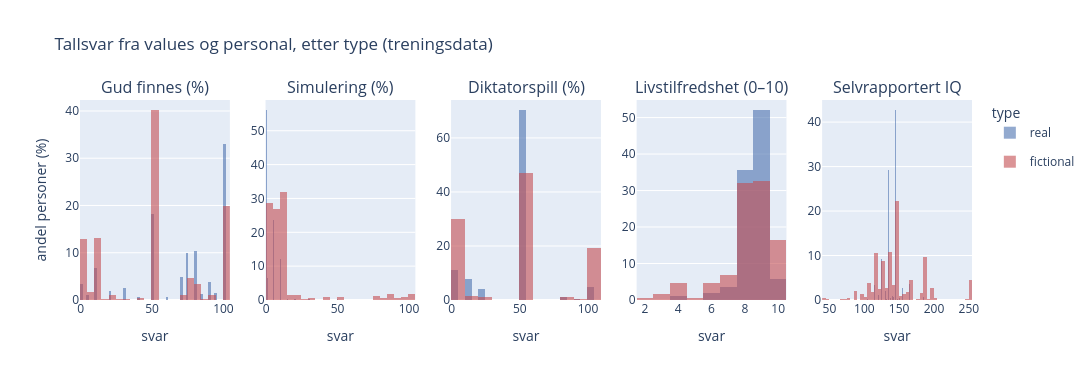

The code cell stored with this chart in its notebook:
### Markdown cell above
**Funn**: `CSN`, `OPN` og `AGR` er alle venstreskjev, de fleste personaer skårer høyt. `EST` er høyreskjev, de fleste er lite nevrotiske. `EXT` skiller seg ut med en tydelig multimodal fordeling. Modellen har en generell "positiv personlighet" bias (høy samvittighetsfullhet, åpenhet, omgjengelighet, lav nevrotisisme) for de fleste personaer, mens ekstroversjon er det eneste trekket som virkelig splitter populasjonen.

### Code cell
VALUE_NUM = ["values.p_god_exists", "values.p_living_in_simulation", "values.dictator_give_pct",
             "personal.life_satisfaction", "personal.self_described_iq"]
TITLES = {
    "values.p_god_exists": "Gud finnes (%)",
    "values.p_living_in_simulation": "Simulering (%)",
    "values.dictator_give_pct": "Diktatorspill (%)",
    "personal.life_satisfaction": "Livstilfredshet (0–10)",
    "personal.self_described_iq": "Selvrapportert IQ",
}
fig = make_subplots(rows=1, cols=5, subplot_titles=[TITLES[c] for c in VALUE_NUM])
for k, col in enumerate(VALUE_NUM, start=1):
    for t, color in [("real", "#4C72B0"), ("fictional", "#C44E52")]:
        fig.add_trace(go.Histogram(x=train_df.loc[train_df["type"] == t, col], name=t, marker_color=color,
                                   opacity=0.6, histnorm="percent", showlegend=(k == 1), legendgroup=t), row=1, col=k)
    fig.update_xaxes(title_text="svar", row=1, col=k)
fig.update_yaxes(title_text="andel personer (%)", row=1, col=1)
fig.update_layout(title="Tallsvar fra values og personal, etter type (treningsdata)", barmode="overlay",
                  height=380, legend_title_text="type")

fig.update_layout(width=1100)
fig.show()
display(train_df.groupby("type")[VALUE_NUM].median().T)

### Figure 1 — Plotly figure (JSON) as saved in the notebook; plotly's stock layout.template omitted (floating-point values rounded to 4 significant figures; data arrays with more than 128 entries replaced by an {"elided": "..."} marker saying what was removed)
{"data": [{"histnorm": "percent", "legendgroup": "real", "marker": {"color": "#4C72B0"}, "name": "real", "opacity": 0.6, "showlegend": true, "type": "histogram", "x": {"elided": "7207 float values"}, "xaxis": "x", "yaxis": "y"}, {"histnorm": "percent", "legendgroup": "fictional", "marker": {"color": "#C44E52"}, "name": "fictional", "opacity": 0.6, "showlegend": true, "type": "histogram", "x": {"elided": "792 float values"}, "xaxis": "x", "yaxis": "y"}, {"histnorm": "percent", "legendgroup": "real", "marker": {"color": "#4C72B0"}, "name": "real", "opacity": 0.6, "showlegend": false, "type": "histogram", "x": {"elided": "7207 float values"}, "xaxis": "x2", "yaxis": "y2"}, {"histnorm": "percent", "legendgroup": "fictional", "marker": {"color": "#C44E52"}, "name": "fictional", "opacity": 0.6, "showlegend": false, "type": "histogram", "x": {"elided": "792 float values"}, "xaxis": "x2", "yaxis": "y2"}, {"histnorm": "percent", "legendgroup": "real", "marker": {"color": "#4C72B0"}, "name": "real", "opacity": 0.6, "showlegend": false, "type": "histogram", "x": {"elided": "7207 float values"}, "xaxis": "x3", "yaxis": "y3"}, {"histnorm": "percent", "legendgroup": "fictional", "marker": {"color": "#C44E52"}, "name": "fictional", "opacity": 0.6, "showlegend": false, "type": "histogram", "x": {"elided": "792 float values"}, "xaxis": "x3", "yaxis": "y3"}, {"histnorm": "percent", "legendgroup": "real", "marker": {"color": "#4C72B0"}, "name": "real", "opacity": 0.6, "showlegend": false, "type": "histogram", "x": {"elided": "7207 float values"}, "xaxis": "x4", "yaxis": "y4"}, {"histnorm": "percent", "legendgroup": "fictional", "marker": {"color": "#C44E52"}, "name": "fictional", "opacity": 0.6, "showlegend": false, "type": "histogram", "x": {"elided": "792 float values"}, "xaxis": "x4", "yaxis": "y4"}, {"histnorm": "percent", "legendgroup": "real", "marker": {"color": "#4C72B0"}, "name": "real", "opacity": 0.6, "showlegend": false, "type": "histogram", "x": {"elided": "7207 float values"}, "xaxis": "x5", "yaxis": "y5"}, {"histnorm": "percent", "legendgroup": "fictional", "marker": {"color": "#C44E52"}, "name": "fictional", "opacity": 0.6, "showlegend": false, "type": "histogram", "x": {"elided": "792 float values"}, "xaxis": "x5", "yaxis": "y5"}], "layout": {"annotations": [{"font": {"size": 16}, "showarrow": false, "text": "Gud finnes (%)", "x": 0.084, "xanchor": "center", "xref": "paper", "y": 1, "yanchor": "bottom", "yref": "paper"}, {"font": {"size": 16}, "showarrow": false, "text": "Simulering (%)", "x": 0.292, "xanchor": "center", "xref": "paper", "y": 1, "yanchor": "bottom", "yref": "paper"}, {"font": {"size": 16}, "showarrow": false, "text": "Diktatorspill (%)", "x": 0.5, "xanchor": "center", "xref": "paper", "y": 1, "yanchor": "bottom", "yref": "paper"}, {"font": {"size": 16}, "showarrow": false, "text": "Livstilfredshet (0–10)", "x": 0.708, "xanchor": "center", "xref": "paper", "y": 1, "yanchor": "bottom", "yref": "paper"}, {"font": {"size": 16}, "showarrow": false, "text": "Selvrapportert IQ", "x": 0.916, "xanchor": "center", "xref": "paper", "y": 1, "yanchor": "bottom", "yref": "paper"}], "barmode": "overlay", "height": 380, "legend": {"title": {"text": "type"}}, "title": {"text": "Tallsvar fra values og personal, etter type (treningsdata)"}, "width": 1100, "xaxis": {"anchor": "y", "domain": [0, 0.168], "title": {"text": "svar"}}, "xaxis2": {"anchor": "y2", "domain": [0.208, 0.376], "title": {"text": "svar"}}, "xaxis3": {"anchor": "y3", "domain": [0.416, 0.584], "title": {"text": "svar"}}, "xaxis4": {"anchor": "y4", "domain": [0.624, 0.792], "title": {"text": "svar"}}, "xaxis5": {"anchor": "y5", "domain": [0.832, 1], "title": {"text": "svar"}}, "yaxis": {"anchor": "x", "domain": [0, 1], "title": {"text": "andel personer (%)"}}, "yaxis2": {"anchor": "x2", "domain": [0, 1]}, "yaxis3": {"anchor": "x3", "domain": [0, 1]}, "yaxis4": {"anchor": "x4", "domain": [0, 1]}, "yaxis5": {"anchor": "x5", "domain": [0, 1]}}}
